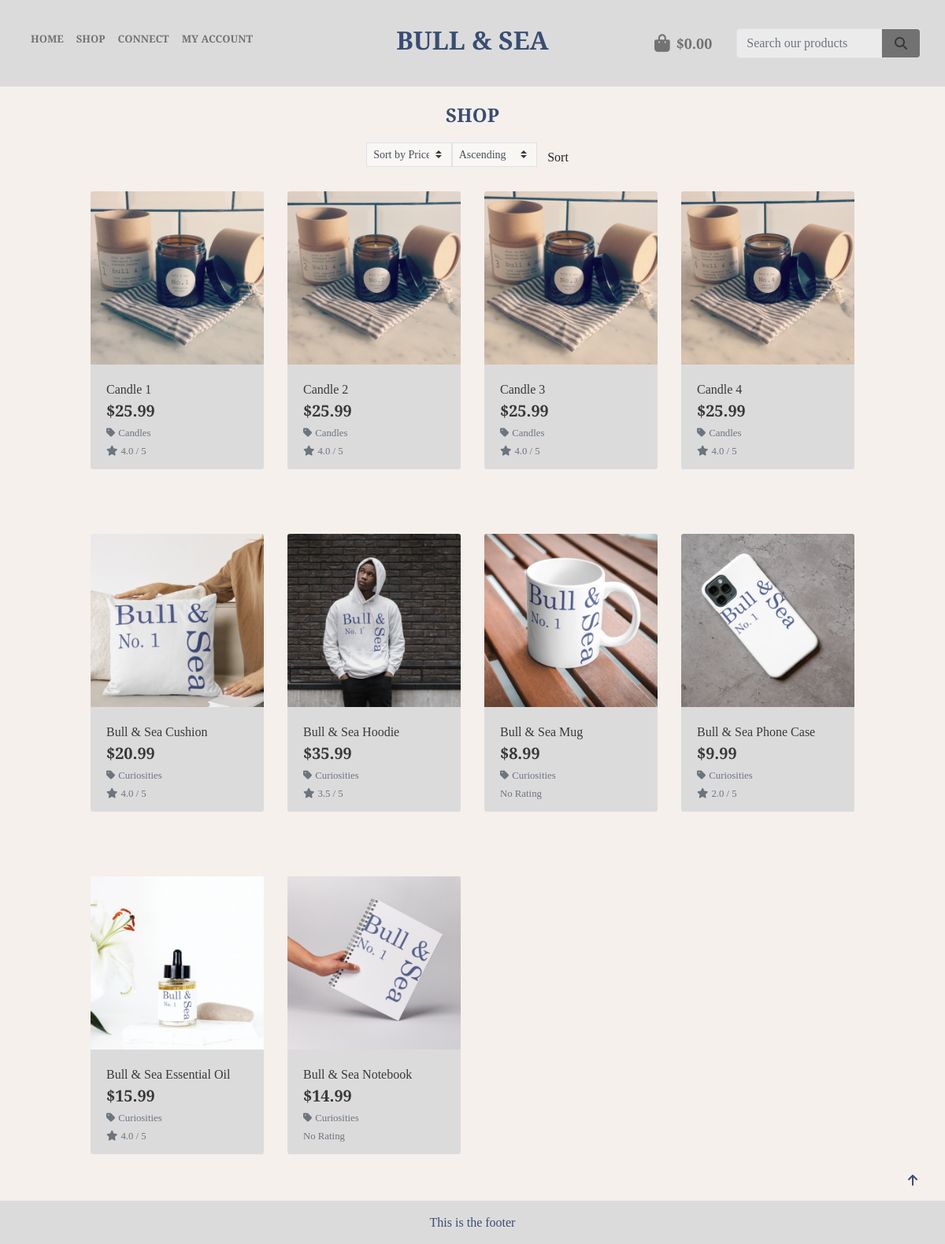
Screenshot of /products/ with the database file from the repository.
### products/models.py (models this page shows, shortened)
class Product(models.Model):
    category = models.ForeignKey('Category', null=True, blank=True, on_delete=models.SET_NULL)  # noqa
    sku = models.CharField(max_length=254, null=True, blank=True)
    name = models.CharField(max_length=254)
    description = models.TextField()
    price = models.DecimalField(max_digits=6, decimal_places=2)
    image_url = models.URLField(max_length=1024, null=True, blank=True)
    image = models.ImageField(null=True, blank=True)
    reviews = models.ManyToManyField('Review', related_name='product_reviews', blank=True)  # noqa

class Category(models.Model):
    class Meta:
        verbose_name_plural = 'Categories'
    name = models.CharField(max_length=254)
    friendly_name = models.CharField(max_length=254, null=True, blank=True)
    def get_friendly_name(self):
        return self.friendly_name

class Review(models.Model):
    user = models.ForeignKey(User, on_delete=models.CASCADE)
    product = models.ForeignKey('Product', on_delete=models.CASCADE)
    rating = models.IntegerField(choices=[(i, i) for i in range(1, 6)])
    comment = models.TextField(blank=True)  # Add blank=True here

### products/views.py (the view)
# urls.py: path('', views.all_products, name='products'),
def all_products(request):
    products = Product.objects.all()
    categories = None
    context = {
        'products': products,
        'current_categories': categories,
    }
    return render(request, 'products/products.html', context)

### bag/contexts.py (called while the page is built)
def bag_contents(request):
    bag_items = []
    total = 0
    product_count = 0
    delivery = total * Decimal(settings.STANDARD_DELIVERY_PERCENTAGE / 100)
    grand_total = delivery + total
    context = {
        'bag_items': bag_items,
        'total': total,
        'product_count': product_count,
        'delivery': delivery,
        'grand_total': grand_total,
    }
    return context

### products/context_processors.py (called while the page is built)
def categories_and_products(request):
    categories = Category.objects.all()
    products = Product.objects.all()
    return {
        'categories': categories,
        'products': products
    }

### products/templatetags/average_rating.py (called while the page is built)
@register.filter
def calculate_average_rating(reviews):
    total_rating = sum(review.rating for review in reviews)
    average_rating = total_rating / len(reviews) if reviews else 0
    return round(average_rating, 1)

### products/templates/products/products.html (shortened to what this page needs)
{% extends "base.html" %}
{% load static %}
{% load average_rating %}
{% block page_header %}
<div class="container header-container">
</div>
{% endblock %}
{% block content %}
{% if products %}
<div class="overlay"></div>
<div class="container-fluid">
    <div class="row">
        <div class="col text-center mt-3">
            <h2 class="logo-font sub-heading-font">SHOP {{ category_name }}</h2>
        </div>
    </div>
    <div class="row justify-content-center">
        <div class="col-12 col-md-6">
            <form method="get" action="" class="d-flex justify-content-center sort-field">
                <div class="d-flex">
                    <select name="sort" id="sort-selector" class="custom-select custom-select-sm rounded-0 border border-grey rounded-2 bg-searchbox">
                        <option value="price" {% if current_sorting == 'price_asc' or current_sorting == 'price_desc' %}selected{% endif %}>Sort by Price</option>
                    </select>
                    <select name="direction" id="sort-selector" class="custom-select custom-select-sm rounded-0 border border-grey rounded-2 bg-searchbox">
                        <option value="asc" {% if current_sorting == 'price_asc' %}selected{% endif %}>Ascending</option>
                    </select>
                    <button type="submit" class="btn">Sort</button>
                </div>
            </form>
        </div>
    </div>
    <div class="row">
        <div class="product-container col-10 offset-1">
            <div class="row">
                {% for product in products %}
                <div class="col-sm-6 col-md-6 col-lg-4 col-xl-3">
                    <div class="shadow-drop-center card h-100 border-0">
                        {% if product.image %}
                        <a href="{% url 'product_detail' product.id %}">
                            <img class="card-img-top img-fluid" src="{{ product.image.url }}" alt="{{ product.name }}">
                        </a>
                        {% else %}
                        <a href="{% url 'product_detail' product.id %}">
                            <img class="card-img-top img-fluid" src="{{ MEDIA_URL }}noimage.png"
                                alt="{{ product.name }}">
                        </a>
                        {% endif %}
                        <div class="card-body pb-0">
                            <p class="mb-0">{{ product.name }}</p>
                        </div>
                        <div class="card-footer bg-white pt-0 border-0 text-left">
                            <div class="row">
                                <div class="col">
                                    <p class="lead mb-0 text-left font-weight-bold">${{ product.price }}</p>
                                    {% if product.category %}
                                    <p class="small mt-1 mb-0">
                                        <a class="text-muted" href="{% url 'category_products' category_id=product.category.id %}">
                                            <i class="fas fa-tag mr-1"></i>{{ product.category.get_friendly_name }}
                                        </a>
                                    </p>
                                    {% endif %}
                                    {% if product.reviews.all %}
                                    <small class="text-muted"><i
                                            class="fas fa-star mr-1"></i>{{ product.reviews.all | calculate_average_rating }}
                                        / 5</small>
                                    {% else %}
                                    <small class="text-muted">No Rating</small>
                                    {% endif %}
                                </div>
                            </div>
                        </div>
                    </div>
                </div>
                {% if forloop.counter|divisibleby:4 %}
                <div class="col-12 d-none d-xl-block mb-5 hr-prod-spacer">
                    <hr>
                </div>
                {% endif %}
                {% endfor %}
            </div>
            <div class="col-12 mb-5 hr-prod-bot-spacer">
                <hr>
            </div>
        </div>
    </div>
</div>
<div class="btt-button rounded-0">
    <a class="btt-link d-flex h-100">
        <i class="fas fa-arrow-up mx-auto my-auto"></i>
    </a>
</div>
{% endif %}
{% endblock %}

### templates/base.html (shortened to what this page needs)
{% load static %}
<!doctype html>
<html lang="en">
<head>
  {% block corecss %}
  <link rel="stylesheet" href="https://stackpath.bootstrapcdn.com/bootstrap/4.4.1/css/bootstrap.min.css"
>
  <link rel="stylesheet" href="{% static 'css/base.css' %}">
  {% endblock %}
</head>
<body>
  <header class="container-fluid fixed-top">
    <div id="topnav" class="row bg-nav pt-lg-2 d-none d-lg-flex">
      <div class="col-4">
        <div class="d-flex navlinksleft text-base">
          <ul class="navbar-nav mr-auto d-flex flex-row">
            <li class="nav-item active">
              <a class="small-screen-menutext nav-link nav-link-padding" href="{% url 'home' %}">Home </a>
            </li>
            <li class="nav-item dropdown">
              <a class="small-screen-menutext nav-link dropdown-toggle nav-link-padding caret-off" href="#" id="navbarDropdown" role="button"
                data-toggle="dropdown" aria-haspopup="true" aria-expanded="false">
                Shop
              </a>
            </li>
            <li class="nav-item dropdown">
              <a class="small-screen-menutext nav-link dropdown-toggle nav-link-padding caret-off" href="#" id="navbarDropdown" role="button"
                data-toggle="dropdown" aria-haspopup="true" aria-expanded="false">
                Connect
              </a>
            </li>
            <li class="nav-item dropdown">
              <a class="small-screen-menutext nav-link dropdown-toggle nav-link-padding caret-off" href="#" id="navbarDropdown" role="button"
                data-toggle="dropdown" aria-haspopup="true" aria-expanded="false">
                My Account
              </a>
            </li>
          </ul>
        </div>
      </div>
      <div class="col-4 text-center">
        <a href="{% url 'home' %}" class="main-logo-link">
          <h2 class="logo-font my-0 title-font"><strong>Bull & Sea</strong> </h2>
        </a>
      </div>
      <div class="col-4">
        <div class="d-flex justify-content-end searchbarright">
          <ul class="nav-list-style">
            <li>
              <a class="{% if grand_total %}text-info font-weight-bold{% else %}text-black{% endif %} nav-link" href="{% url 'view_bag' %}">
                <div class="text-center">
                  <div class="d-flex align-items-center">
                    <div class="mr-2">
                      <i class="fas fa-shopping-bag fa-lg"></i>
                    </div>
                    <div>
                      <p class="my-0">
                        {% if grand_total %}
                        ${{ grand_total|floatformat:2 }}
                        {% else %}
                        $0.00
                        {% endif %}
                      </p>
                    </div>
                  </div>
                </div>
              </a>
            </li>
          </ul>
          <form class="form-inline" method="GET" action="{% url 'search_products' %}">
            <div class="input-group w-100">
              <input class="form-control border border-grey rounded-2 bg-searchbox" type="text" name="q"
                placeholder="Search our products" value="{{ search_query }}">
              <div class="input-group-append">
                <button class="form-control btn btn-searchbox border border-grey rounded-2" type="submit">
                  <span class="icon">
                    <i class="fas fa-search"></i>
                  </span>
                </button>
              </div>
            </div>
          </form>
        </div>
      </div>
    </div>
  </header>
  {% block page_header %}
  {% endblock %}
  {% block content %}
  {% endblock %}
  <footer class="container-fluid footer-base fixed-bottom">
    <div class="row">
      <div class="col text-center py-3">
        <p>This is the footer</p>
      </div>
    </div>
  </footer>
</body>
</html>

### static/css/base.css (style rules this page uses)
html { height: 100%; }
.title-font { font-family: 'Cinzel', serif; color: #384D73; }
.bg-nav { background-color: #DCDBDC; height: 110px; padding-bottom: 15px; }
.bg-searchbox { background-color: #ffffff71; }
.btn-searchbox { color: #fff; background-color: #727272; border-color: #727272; }
body { background: url('/media/landing_page_image.webp') no-repeat center center fixed; background-size: cover; height: calc(100vh - 164px); color: #383838; font-family: 'Slabo 27px', serif; }
.footer-base { background-color: #DCDBDC; height: 3rem; padding-bottom: 55px; font-family: 'Cinzel', serif; color: #384D73; }
.icon { align-items: center; display: inline-flex; justify-content: center; height: 1.5rem; width: 1.5rem; color: #383838; }
.logo-font { text-transform: uppercase; }
.main-logo-link { width: fit-content; }
.text-base { color: #727272 !important; }
.nav-list-style { list-style: none; padding: 0 15px 0 0; margin: 0; }
.nav-link { font-size: large; font-weight: bold; text-transform: uppercase; color: #727272 !important; text-decoration: none !important; }
.nav-link-padding { padding: 0 25px !important; }
.main-logo-link { padding: 0.5rem 1rem !important; text-decoration: none !important; }
.navlinksleft { padding: 2rem 0 2rem 1rem !important; }
.searchbarright { padding: 1.6rem 1rem 1.8rem 0 !important; }
.caret-off::before { display: none; }
.caret-off::after { display: none; }
.sub-heading-font { font-family: 'Cinzel', serif; color: #384D73; font-size: x-large; font-weight: bold; }
.overlay { height: 100%; width: 100%; top: 110px; left: 0; position: fixed; background: #F5F0EC; z-index: -1; }
.hr-prod-spacer hr { border: 1px solid #F5F0EC !important; }
.hr-prod-bot-spacer { padding-bottom: 25px; display: inline-block; }
.hr-prod-bot-spacer hr { border: 1px solid #F5F0EC; }
.card { max-width: 512px; }
.card-body, .card-footer { background-color: #DCDBDC !important; }
.sort-field { padding: 12px 0; }
.btt-button { height: 42px; width: 42px; position: fixed; bottom: 60px; right: 20px; color: #384D73 }
.btt-link { cursor: pointer; }
.shadow-drop-center { -webkit-animation: shadow-drop-center 0.2s cubic-bezier(0.250, 0.460, 0.450, 0.940) reverse both; animation: shadow-drop-center 0.2s cubic-bezier(0.250, 0.460, 0.450, 0.940) reverse both; }
@media (max-width: 1300px) { .small-screen-menutext, .small-screen-droptext a { font-size: small !important; } }
@media (max-width: 1300px) { .nav-link-padding { padding: 0 8px !important; } }
@media (min-width: 1200px) { .container { max-width: 80%; } }
@media (min-width: 992px) { .header-container { padding-top: 116px; } }

### rows the page displays
Product: image (picture), name "Candle 1", price "25.99", category.get_friendly_name "Candles", reviews.all|calculate_average_rating "4.0"
Product: image (picture), name "Candle 2", price "25.99", category.get_friendly_name "Candles", reviews.all|calculate_average_rating "4.0"
Product: image (picture), name "Candle 3", price "25.99", category.get_friendly_name "Candles", reviews.all|calculate_average_rating "4.0"
Product: image (picture), name "Candle 4", price "25.99", category.get_friendly_name "Candles", reviews.all|calculate_average_rating "4.0"
Product: image (picture), name "Bull & Sea Cushion", price "20.99", category.get_friendly_name "Curiosities", reviews.all|calculate_average_rating "4.0"
Product: image (picture), name "Bull & Sea Hoodie", price "35.99", category.get_friendly_name "Curiosities", reviews.all|calculate_average_rating "3.5"
Product: image (picture), name "Bull & Sea Mug", price "8.99", category.get_friendly_name "Curiosities", shows "No Rating"
Product: image (picture), name "Bull & Sea Phone Case", price "9.99", category.get_friendly_name "Curiosities", reviews.all|calculate_average_rating "2.0"
Product: image (picture), name "Bull & Sea Essential Oil", price "15.99", category.get_friendly_name "Curiosities", reviews.all|calculate_average_rating "4.0"
Product: image (picture), name "Bull & Sea Notebook", price "14.99", category.get_friendly_name "Curiosities", shows "No Rating"
